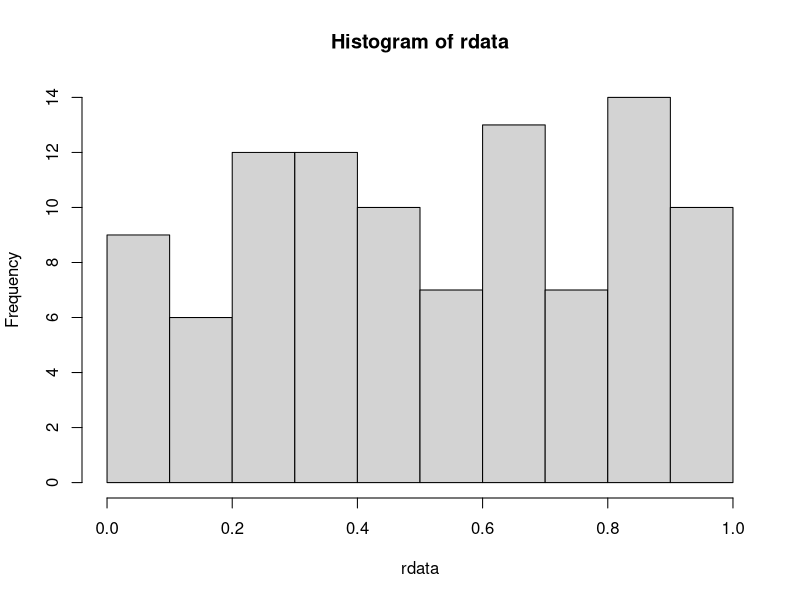
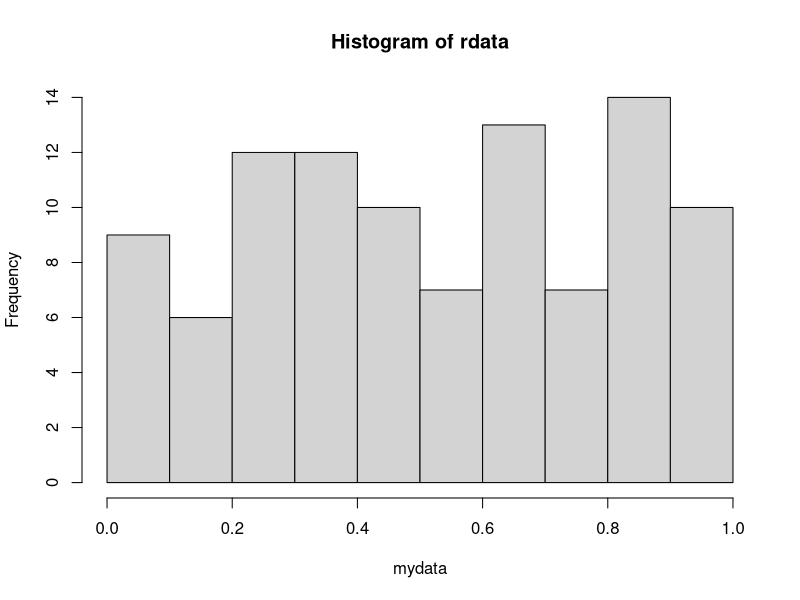
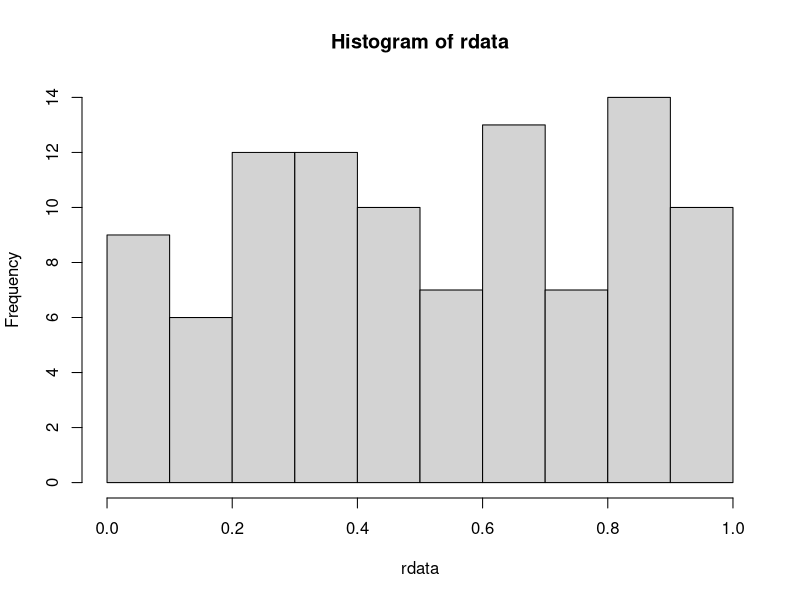
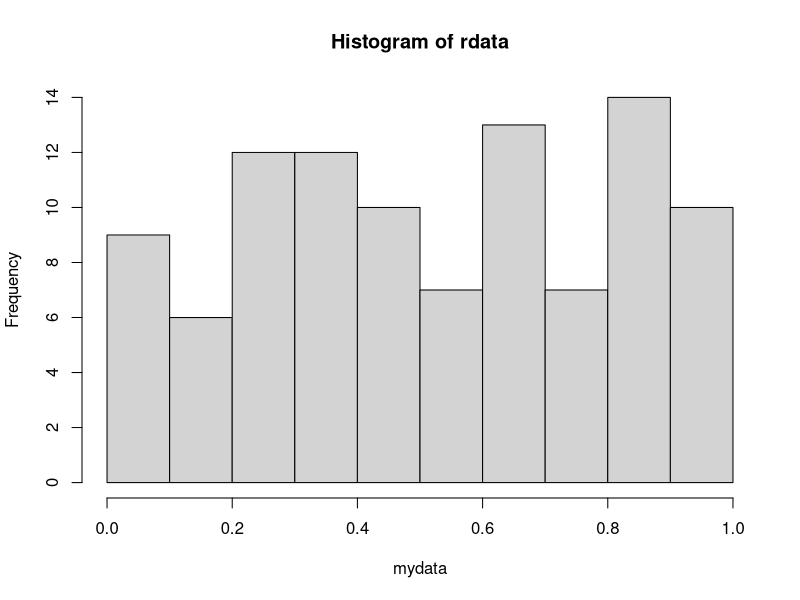
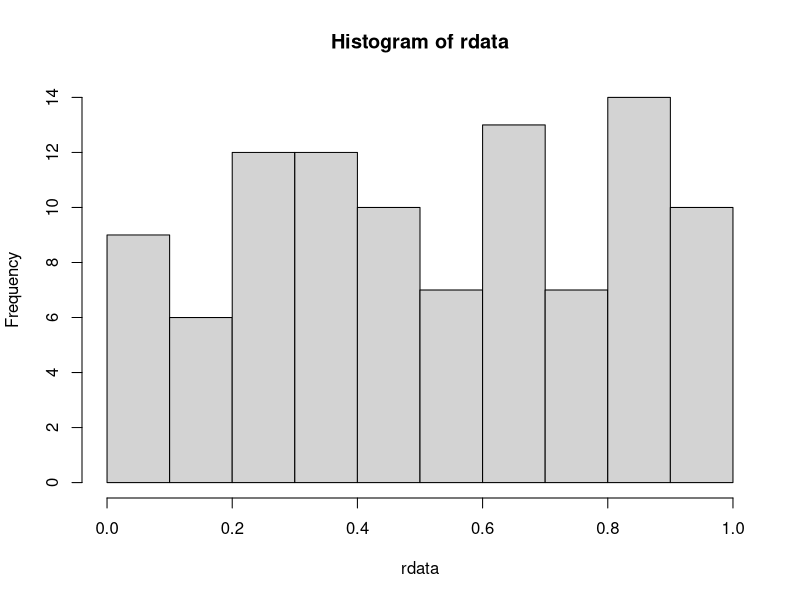
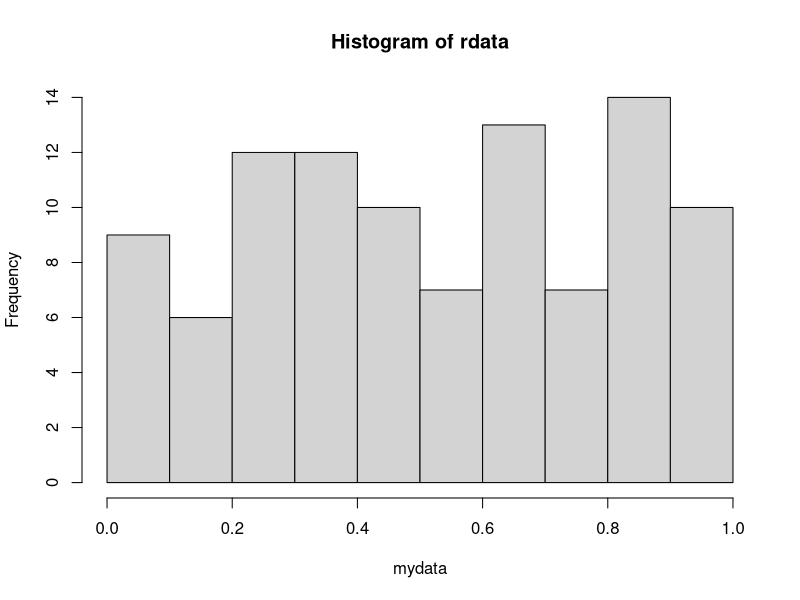
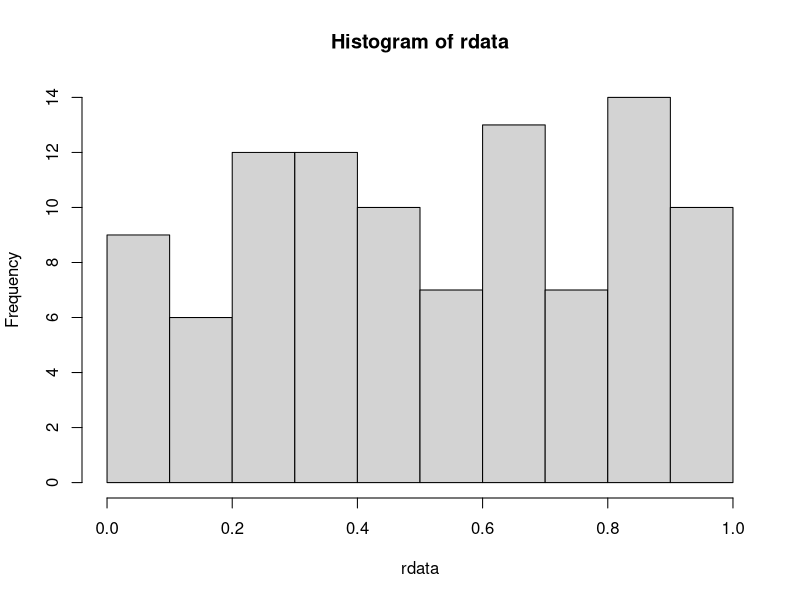
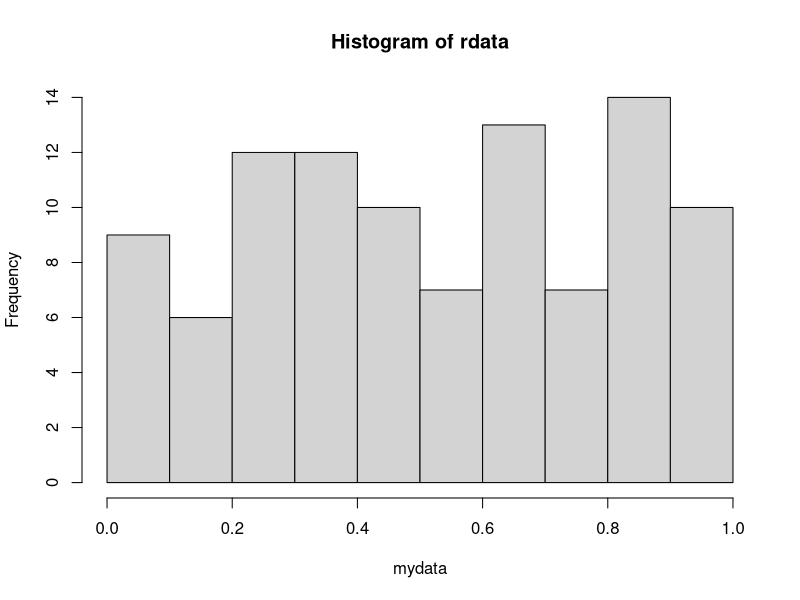

These figures' R source, in order: (Note: this script raises an error after producing the figures.)
# Example 1

rdata = runif(100)


for (i in 1:10)
{
  hist(rdata)
  Sys.sleep(0.4)

  plot(c(0,1), c(0,1), type = "n", 
    xlab = "", ylab = "", 
    axes = FALSE)
  Sys.sleep(0.2)

  hist(rdata,
    xlab = "mydata")
  Sys.sleep(0.4)

  plot(c(0,1), c(0,1), type = "n", 
    xlab = "", ylab = "", 
    axes = FALSE)
  Sys.sleep(0.2)
}

---------

# Example 2

rdata = runif(100)


for (i in 1:10)
{
  hist(rdata)
  Sys.sleep(0.4)

  plot(c(0,1), c(0,1), type = "n", 
    xlab = "", ylab = "", 
    axes = FALSE)
  Sys.sleep(0.2)

  hist(rdata + 1,
    xlab = "rdata",
    main = "Histogram or rdata")
  Sys.sleep(0.4)

  plot(c(0,1), c(0,1), type = "n", 
    xlab = "", ylab = "", 
    axes = FALSE)
  Sys.sleep(0.2)
}
